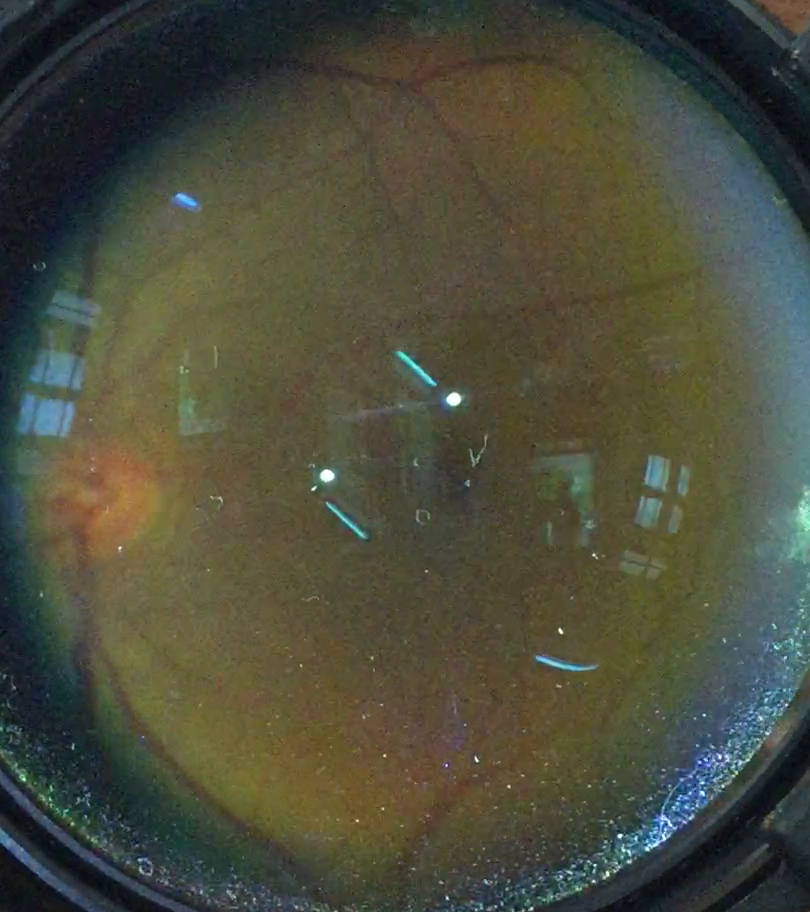
#> input picture project/experiments/C001R_Cut/C001R01-2.png, 810 x 912 px
$ python -i experiment04.py   (imports and definitions only)
#> lines starting #> are read from the running program, lines starting #| are printed output that depends on the picture
#> further down, picture is the input picture: shape (912, 810, 3); mean B, G, R 60.6, 76.9, 75.8
from utils import  load_image, show_image, load_images, show_image_row, print_progress_bar, enhance_contrast_image
import cv2
import numpy as np
import sys
from sklearn.cluster import KMeans

NUM_CLUSTERS = 5
CONTRAST_LIMIT = 2
# [1 line not run here, left out]

def run():
    images = load_images(path='./C001R', img_type='png')
    images = [enhance_contrast_image(images[i], clip_limit=4) for i in range(len(images))]
    show_image_row(images, 'Contrast')
    [detect_circles(img) for img in images]

    image = load_image('/home/simon/Videos/Anomaly Dataset/raw_images/SNAP_00035.png')
    show_image(image, name='Raw')

    #image = enhance_contrast_image(image)
    #show_image(image, name='Contrast')

    detect_circles(image)


def detect_circles(img:np.array, radius_reduction=20) -> np.array:
#> called with radius_reduction = 20
    gray = cv2.cvtColor(img, cv2.COLOR_BGR2GRAY)
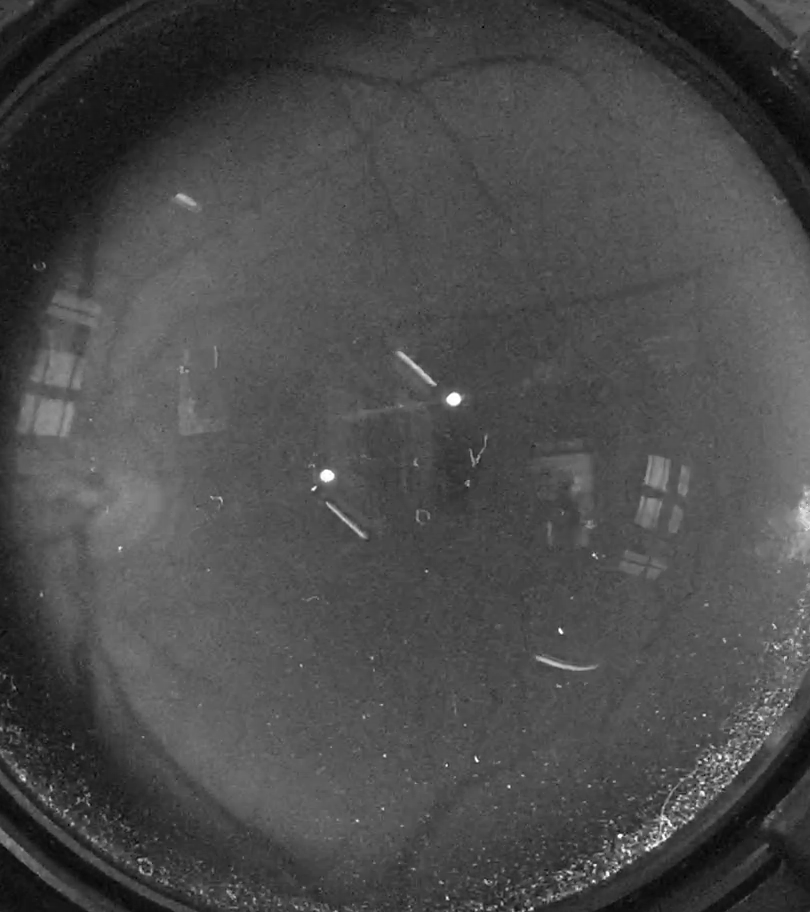
#> gray: shape (912, 810); min 0, max 255, mean 74.7
    img_blur = cv2.medianBlur(gray, 5)
    output = img.copy()
    circle = None

    #detect small lens
    small_circles = cv2.HoughCircles(img_blur, cv2.HOUGH_GRADIENT, 1, img.shape[0] / 8, minRadius=400, maxRadius=500, param1=90, param2=90)
#> small_circles = None
    if small_circles is not None:
        small_circles = np.round(small_circles[0, :]).astype("int")
        small_circles = [(x, y, r) for (x, y, r) in small_circles if img.shape[0] / 3 < y < img.shape[0] / 3 * 2 and img.shape[1] / 3 < x < img.shape[1] / 3 * 2]
        circle = sorted(small_circles, key=lambda xyr: xyr[2])[0]

    if circle is None:                   #detect large lens
        large_circles = cv2.HoughCircles(img_blur, cv2.HOUGH_GRADIENT, 1, img.shape[0] / 8, minRadius=500, maxRadius=600, param1=90, param2=90)
#> large_circles = None
        if large_circles is not None:
            large_circles = np.round(large_circles[0, :]).astype("int")
            large_circles = [(x, y, r) for (x, y, r) in large_circles if
                             img.shape[0] / 3 < y < img.shape[0] / 3 * 2 and img.shape[1] / 3 < x < img.shape[
                                 1] / 3 * 2]
            circle = sorted(large_circles, key=lambda xyr: xyr[2])[0]

    if circle is not None:
        (x, y, r) = circle
        r -= radius_reduction
        cv2.circle(output, (x, y), r, (0, 255, 0), 4)
        cv2.rectangle(output, (x - 5, y - 5), (x + 5, y + 5), (0, 128, 255), -1)
        mask = np.zeros((img.shape[0], img.shape[1]), dtype='uint8')
        cv2.circle(mask, (x, y), r, (255, 255, 255,), thickness=-1)
        show_image_row([output, cv2.cvtColor(mask, cv2.COLOR_GRAY2BGR)], name='circles')
        return mask

    print('INFO> No mask found')
    return None


'''
Experimenting with circle detection
'''
# [5 lines not run here, left out]

>>> import cv2
>>> picture = cv2.imread('C001R_Cut/C001R01-2.png')
>>> result = detect_circles(picture)

$ run again, on project/experiments/C001R_Cut/C001R02.png
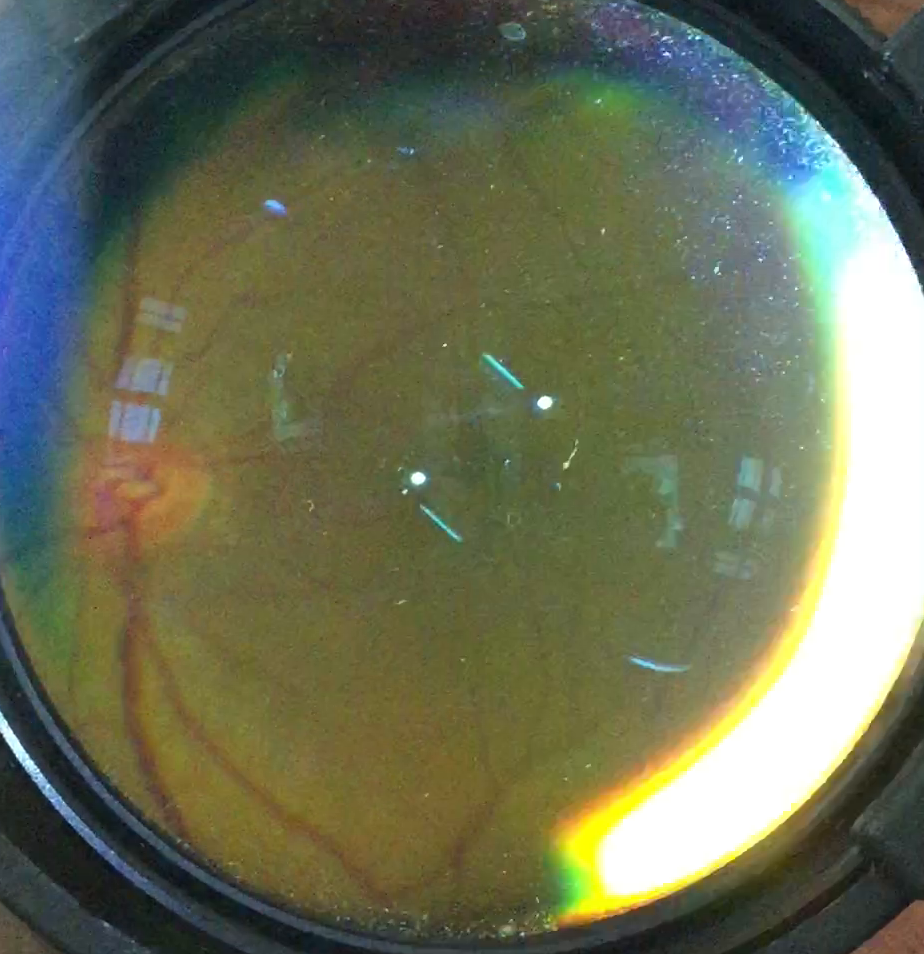
#> input picture project/experiments/C001R_Cut/C001R02.png, 924 x 954 px
#> picture is the input picture: shape (954, 924, 3); mean B, G, R 86.6, 111.2, 106.1
#> in detect_circles, `gray = cv2.cvtColor(img, cv2.COLOR_BGR2GRAY)`:
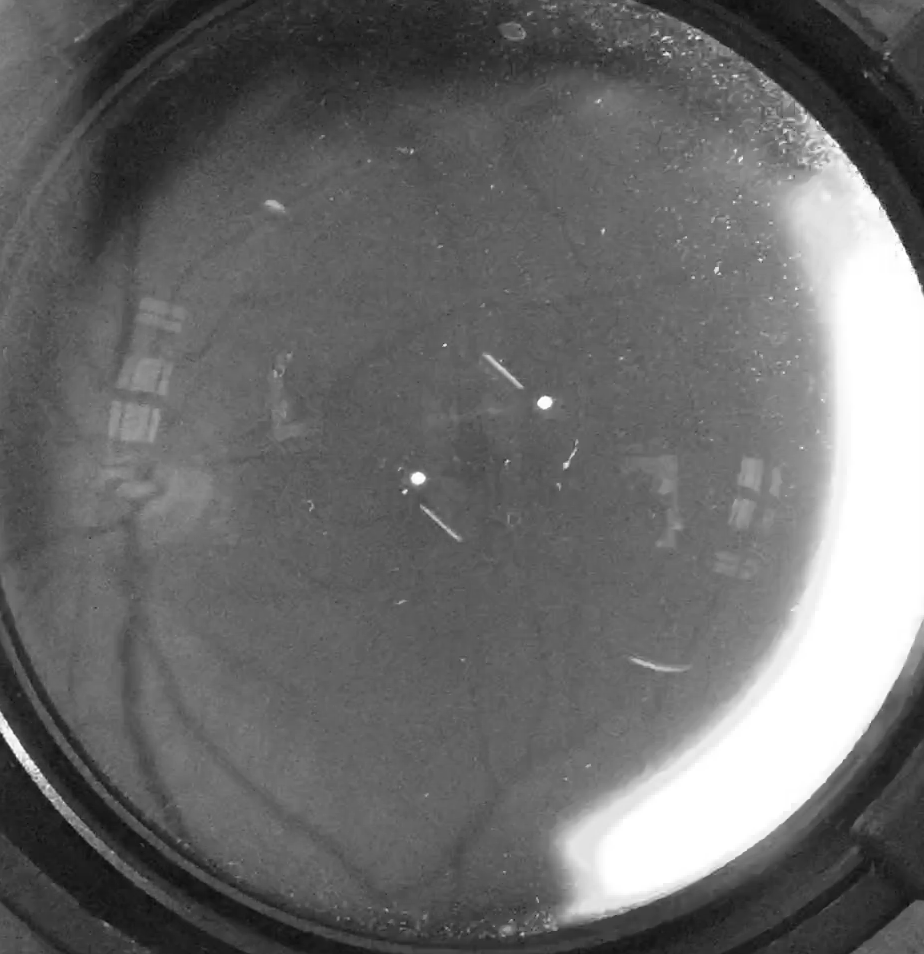
#> gray: shape (954, 924); min 8, max 255, mean 106.8
#> small_circles = None

$ run again, on project/experiments/C001R_Cut/C001R03.jpg
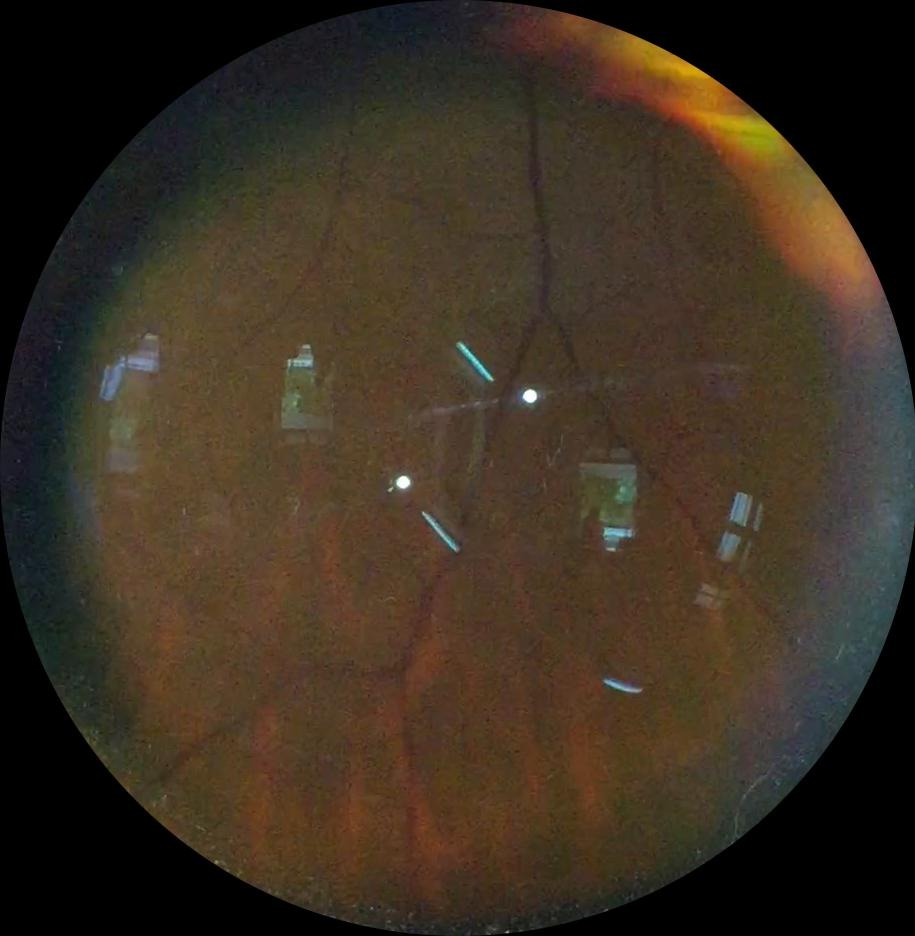
#> input picture project/experiments/C001R_Cut/C001R03.jpg, 915 x 936 px
#> picture is the input picture: shape (936, 915, 3); mean B, G, R 34, 47.6, 59.2
#> in detect_circles, `gray = cv2.cvtColor(img, cv2.COLOR_BGR2GRAY)`:
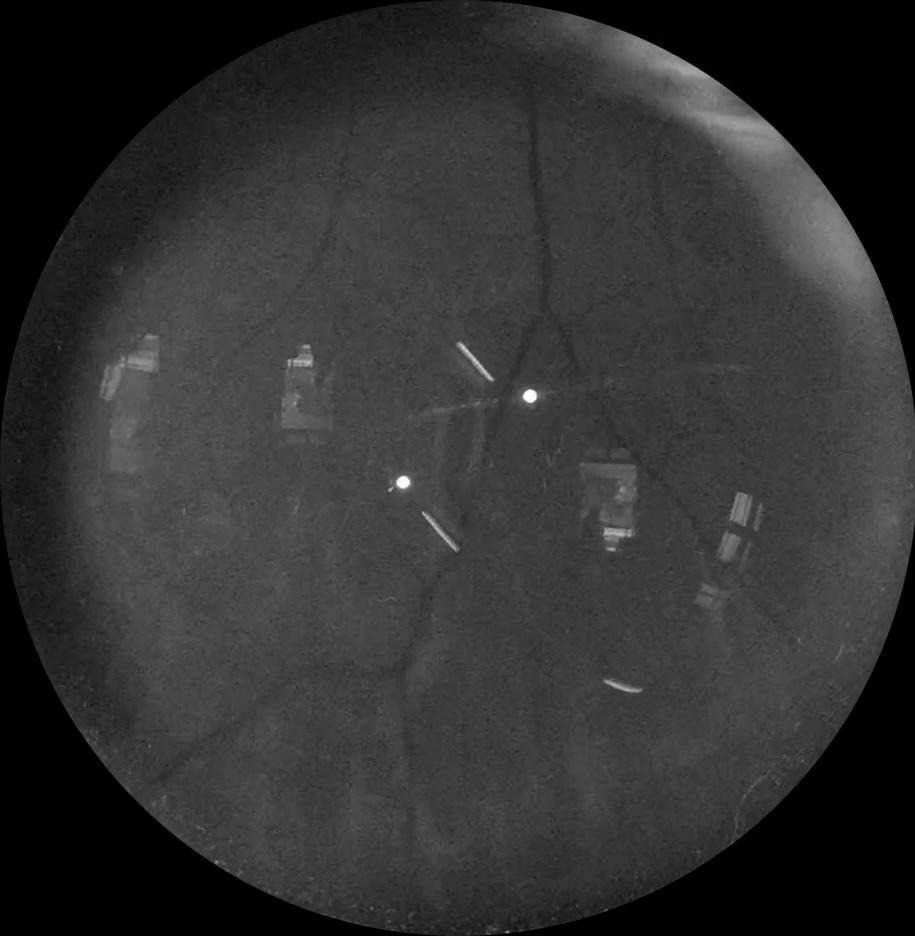
#> gray: shape (936, 915); min 0, max 254, mean 49.5
#> small_circles = None

$ run again, on project/experiments/C001R_Cut/C001R03.png
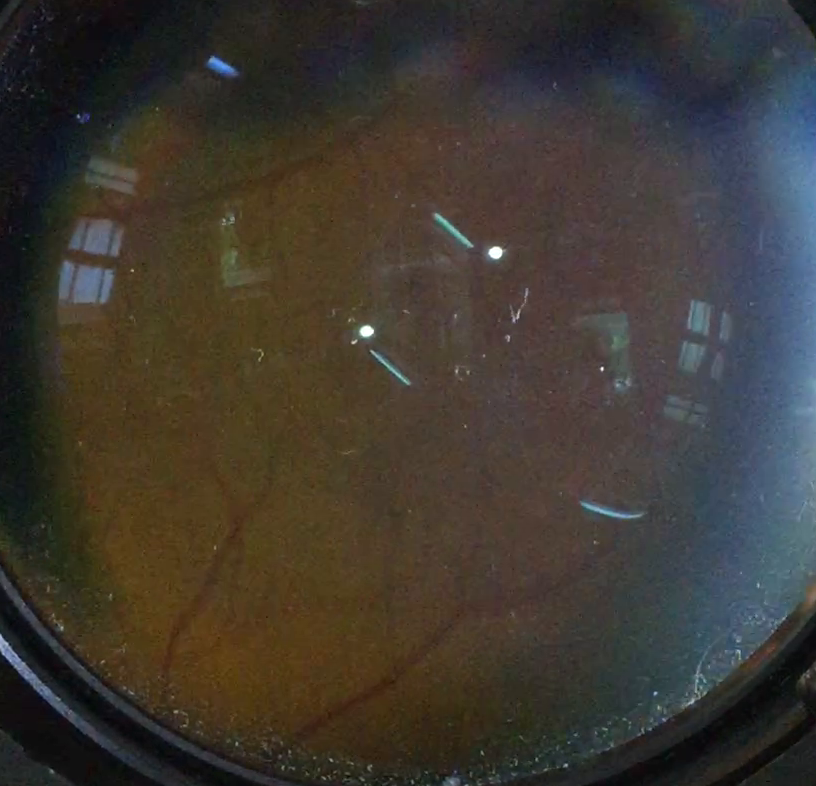
#> input picture project/experiments/C001R_Cut/C001R03.png, 816 x 786 px
#> picture is the input picture: shape (786, 816, 3); mean B, G, R 50, 57.3, 62.8
#> in detect_circles, `gray = cv2.cvtColor(img, cv2.COLOR_BGR2GRAY)`:
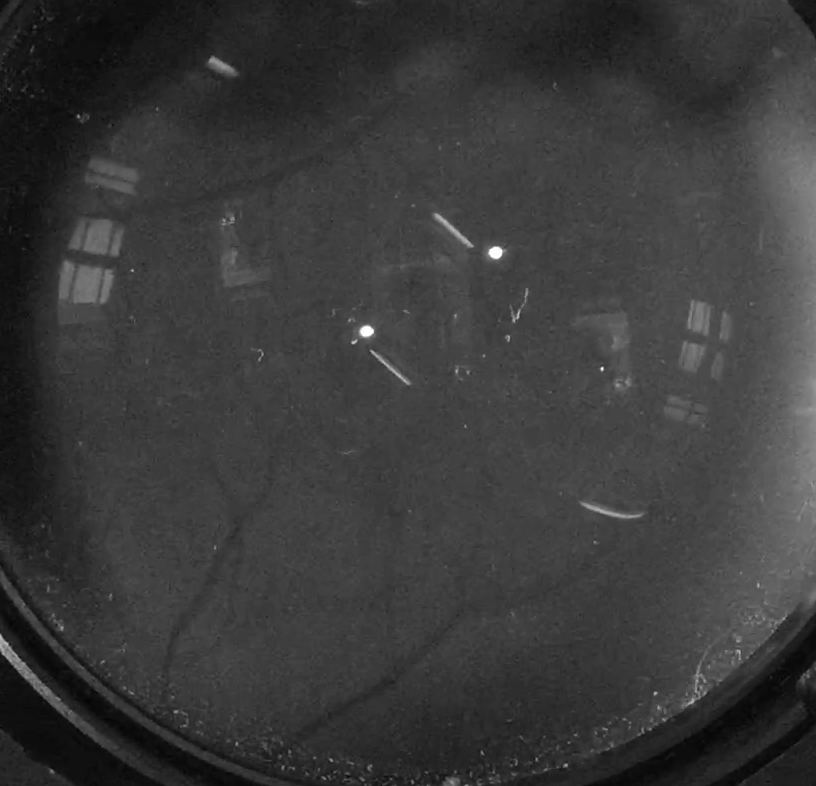
#> gray: shape (786, 816); min 1, max 255, mean 58.1
#> small_circles = None
